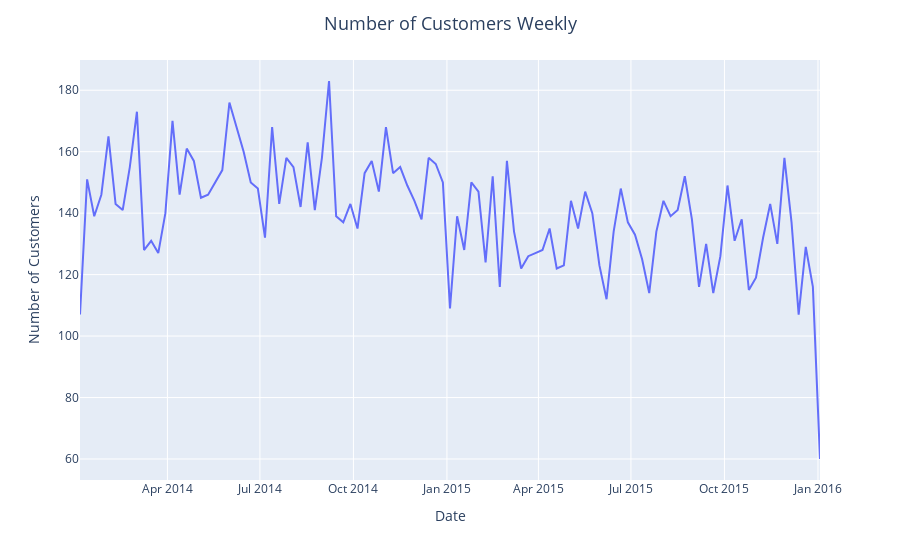

The cell this chart's notebook holds for it:
### Markdown cell above
#### Number of Customers Weekly

### Code cell
unique_customer_weekly = df.resample('w', on='Date').Member_number.nunique()
fig = px.line(unique_customer_weekly, x=unique_customer_weekly.index, y=unique_customer_weekly,
              labels={'y': 'Number of Customers'})
fig.update_layout(title_text='Number of Customers Weekly',
                  title_x=0.5, title_font=dict(size=18))
fig.show()
